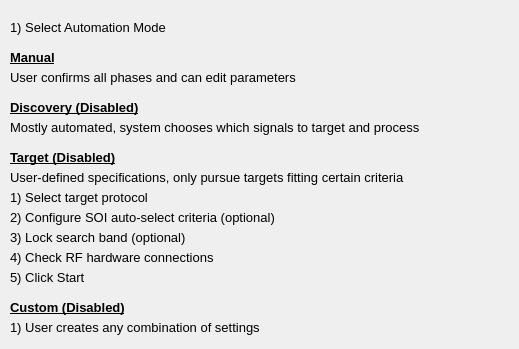
    <widget class="QWidget" name="page">
     <property name="styleSheet">
      <string notr="true"/>
     </property>
     <widget class="QLabel" name="label2_124">
      <property name="geometry">
       <rect>
        <x>10</x>
        <y>230</y>
        <width>220</width>
        <height>20</height>
       </rect>
      </property>
      <property name="font">
       <font>
        <pointsize>10</pointsize>
       </font>
      </property>
      <property name="text">
       <string>3) Lock search band (optional)</string>
      </property>
      <property name="alignment">
       <set>Qt::AlignLeading|Qt::AlignLeft|Qt::AlignTop</set>
      </property>
     </widget>
     <widget class="QLabel" name="label2_110">
      <property name="geometry">
       <rect>
        <x>10</x>
        <y>20</y>
        <width>220</width>
        <height>20</height>
       </rect>
      </property>
      <property name="font">
       <font>
        <pointsize>10</pointsize>
       </font>
      </property>
      <property name="text">
       <string>1) Select Automation Mode</string>
      </property>
      <property name="alignment">
       <set>Qt::AlignLeading|Qt::AlignLeft|Qt::AlignTop</set>
      </property>
     </widget>
     <widget class="QLabel" name="label2_123">
      <property name="geometry">
       <rect>
        <x>10</x>
        <y>190</y>
        <width>306</width>
        <height>20</height>
       </rect>
      </property>
      <property name="font">
       <font>
        <pointsize>10</pointsize>
       </font>
      </property>
      <property name="text">
       <string>1) Select target protocol</string>
      </property>
      <property name="alignment">
       <set>Qt::AlignLeading|Qt::AlignLeft|Qt::AlignTop</set>
      </property>
     </widget>
     <widget class="QLabel" name="label2_132">
      <property name="geometry">
       <rect>
        <x>10</x>
        <y>210</y>
        <width>431</width>
        <height>20</height>
       </rect>
      </property>
      <property name="font">
       <font>
        <pointsize>10</pointsize>
       </font>
      </property>
      <property name="text">
       <string>2) Configure SOI auto-select criteria (optional)</string>
      </property>
      <property name="alignment">
       <set>Qt::AlignLeading|Qt::AlignLeft|Qt::AlignTop</set>
      </property>
     </widget>
     <widget class="QLabel" name="label2_135">
      <property name="geometry">
       <rect>
        <x>10</x>
        <y>270</y>
        <width>220</width>
        <height>20</height>
       </rect>
      </property>
      <property name="font">
       <font>
        <pointsize>10</pointsize>
       </font>
      </property>
      <property name="text">
       <string>5) Click Start</string>
      </property>
      <property name="alignment">
       <set>Qt::AlignLeading|Qt::AlignLeft|Qt::AlignTop</set>
      </property>
     </widget>
     <widget class="QLabel" name="label2_150">
      <property name="geometry">
       <rect>
        <x>10</x>
        <y>250</y>
        <width>261</width>
        <height>20</height>
       </rect>
      </property>
      <property name="font">
       <font>
        <pointsize>10</pointsize>
       </font>
      </property>
      <property name="text">
       <string>4) Check RF hardware connections</string>
      </property>
      <property name="alignment">
       <set>Qt::AlignLeading|Qt::AlignLeft|Qt::AlignTop</set>
      </property>
     </widget>
     <widget class="QLabel" name="label2_172">
      <property name="geometry">
       <rect>
        <x>10</x>
        <y>50</y>
        <width>220</width>
        <height>20</height>
       </rect>
      </property>
      <property name="font">
       <font>
        <pointsize>10</pointsize>
        <weight>75</weight>
        <bold>true</bold>
        <underline>true</underline>
       </font>
      </property>
      <property name="text">
       <string>Manual</string>
      </property>
      <property name="alignment">
       <set>Qt::AlignLeading|Qt::AlignLeft|Qt::AlignTop</set>
      </property>
     </widget>
     <widget class="QLabel" name="label2_173">
      <property name="geometry">
       <rect>
        <x>10</x>
        <y>100</y>
        <width>220</width>
        <height>20</height>
       </rect>
      </property>
      <property name="font">
       <font>
        <pointsize>10</pointsize>
        <weight>75</weight>
        <bold>true</bold>
        <underline>true</underline>
       </font>
      </property>
      <property name="text">
       <string>Discovery (Disabled)</string>
      </property>
      <property name="alignment">
       <set>Qt::AlignLeading|Qt::AlignLeft|Qt::AlignTop</set>
      </property>
     </widget>
     <widget class="QLabel" name="label2_229">
      <property name="geometry">
       <rect>
        <x>10</x>
        <y>150</y>
        <width>220</width>
        <height>20</height>
       </rect>
      </property>
      <property name="font">
       <font>
        <pointsize>10</pointsize>
        <weight>75</weight>
        <bold>true</bold>
        <underline>true</underline>
       </font>
      </property>
      <property name="text">
       <string>Target (Disabled)</string>
      </property>
      <property name="alignment">
       <set>Qt::AlignLeading|Qt::AlignLeft|Qt::AlignTop</set>
      </property>
     </widget>
     <widget class="QLabel" name="label2_230">
      <property name="geometry">
       <rect>
        <x>10</x>
        <y>300</y>
        <width>220</width>
        <height>20</height>
       </rect>
      </property>
      <property name="font">
       <font>
        <pointsize>10</pointsize>
        <weight>75</weight>
        <bold>true</bold>
        <underline>true</underline>
       </font>
      </property>
      <property name="text">
       <string>Custom (Disabled)</string>
      </property>
      <property name="alignment">
       <set>Qt::AlignLeading|Qt::AlignLeft|Qt::AlignTop</set>
      </property>
     </widget>
     <widget class="QLabel" name="label2_116">
      <property name="geometry">
       <rect>
        <x>10</x>
        <y>70</y>
        <width>500</width>
        <height>20</height>
       </rect>
      </property>
      <property name="font">
       <font>
        <pointsize>10</pointsize>
       </font>
      </property>
      <property name="text">
       <string>User confirms all phases and can edit parameters</string>
      </property>
      <property name="alignment">
       <set>Qt::AlignLeading|Qt::AlignLeft|Qt::AlignTop</set>
      </property>
     </widget>
     <widget class="QLabel" name="label2_232">
      <property name="geometry">
       <rect>
        <x>10</x>
        <y>120</y>
        <width>500</width>
        <height>20</height>
       </rect>
      </property>
      <property name="font">
       <font>
        <pointsize>10</pointsize>
       </font>
      </property>
      <property name="text">
       <string>Mostly automated, system chooses which signals to target and process</string>
      </property>
      <property name="alignment">
       <set>Qt::AlignLeading|Qt::AlignLeft|Qt::AlignTop</set>
      </property>
     </widget>
     <widget class="QLabel" name="label2_233">
      <property name="geometry">
       <rect>
        <x>10</x>
        <y>170</y>
        <width>500</width>
        <height>20</height>
       </rect>
      </property>
      <property name="font">
       <font>
        <pointsize>10</pointsize>
       </font>
      </property>
      <property name="text">
       <string>User-defined specifications, only pursue targets fitting certain criteria</string>
      </property>
      <property name="alignment">
       <set>Qt::AlignLeading|Qt::AlignLeft|Qt::AlignTop</set>
      </property>
     </widget>
     <widget class="QLabel" name="label2_234">
      <property name="geometry">
       <rect>
        <x>10</x>
        <y>320</y>
        <width>500</width>
        <height>20</height>
       </rect>
      </property>
      <property name="font">
       <font>
        <pointsize>10</pointsize>
       </font>
      </property>
      <property name="text">
       <string>1) User creates any combination of settings</string>
      </property>
      <property name="alignment">
       <set>Qt::AlignLeading|Qt::AlignLeft|Qt::AlignTop</set>
      </property>
     </widget>
    </widget>
